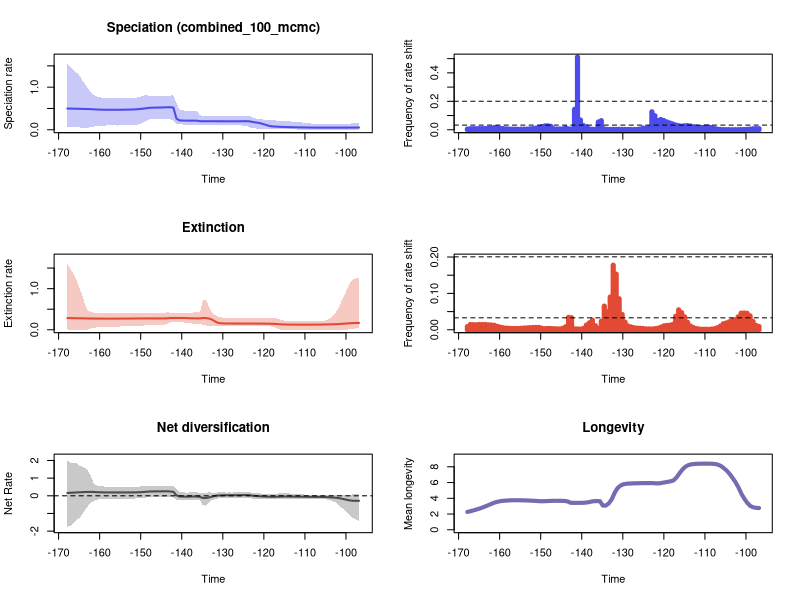

Write R code to recreate this figure.


pdf(file='./RTT_plots.pdf',width=10, height=15)
par(mfrow=c(3,2))
library(scales)

time=c(-96.824006725, -97.54148217500001,-98.25895762500001,-98.976433075,-99.69390852500001,-100.411383975,-101.128859425,-101.84633487500001,-102.563810325,-103.28128577500001,-103.99876122500001,-104.716236675,-105.43371212500001,-106.15118757500001,-106.868663025,-107.58613847500001,-108.30361392500001,-109.021089375,-109.73856482500001,-110.456040275,-111.17351572500002,-111.89099117500001,-112.608466625,-113.325942075,-114.04341752500001,-114.760892975,-115.47836842500001,-116.19584387500001,-116.913319325,-117.63079477500001,-118.34827022500001,-119.06574567500002,-119.78322112500001,-120.500696575,-121.218172025,-121.93564747500001,-122.653122925,-123.37059837500001,-124.08807382500001,-124.805549275,-125.52302472500001,-126.24050017500001,-126.95797562500002,-127.67545107500001,-128.392926525,-129.110401975,-129.82787742500003,-130.54535287500002,-131.26282832500002,-131.980303775,-132.697779225,-133.415254675,-134.132730125,-134.85020557500002,-135.567681025,-136.285156475,-137.002631925,-137.72010737500003,-138.43758282500002,-139.15505827500002,-139.872533725,-140.590009175,-141.307484625,-142.024960075,-142.74243552500002,-143.459910975,-144.177386425,-144.894861875,-145.61233732500003,-146.32981277500002,-147.04728822500002,-147.764763675,-148.482239125,-149.199714575,-149.917190025,-150.63466547500002,-151.35214092500001,-152.069616375,-152.787091825,-153.50456727500003,-154.22204272500002,-154.93951817500002,-155.656993625,-156.374469075,-157.091944525,-157.809419975,-158.52689542500002,-159.24437087500002,-159.961846325,-160.679321775,-161.39679722500003,-162.11427267500002,-162.83174812500002,-163.549223575,-164.266699025,-164.984174475,-165.701649925,-166.419125375,-167.13660082500002,-167.854076275)
rate=c(0.0522760350413585, 0.05191625637162098,0.051560543549523406,0.05127200611024664,0.05107633228866271,0.05094925876952246,0.05088704384102835,0.05084840839408561,0.05081728316787786,0.05082085566881438,0.05081335680075566,0.05082354275937345,0.05085335107143052,0.05089792467672835,0.051016436329257064,0.05123069103749517,0.051677495696272745,0.05255850283181235,0.05381359266976874,0.05508715468455558,0.05621078262627759,0.05729546379662606,0.05854179763279468,0.06001704823329378,0.062038470797794024,0.06451689149388853,0.0672947100176894,0.0699277811574498,0.07294931261894616,0.07744955978092619,0.08532891486516256,0.10054331193139263,0.12323071822822754,0.14427523135467013,0.1598399698119437,0.17089036188699086,0.1812452050185459,0.19654294096659974,0.20115514770856047,0.20106037616164402,0.199838061654463,0.19934537596068214,0.19916396930652303,0.1991299016513897,0.1991605774025999,0.199271485210615,0.19935057844751547,0.19950177762111276,0.19966868279150832,0.1998886650497871,0.20008905443385402,0.2000840812991694,0.20006496895886156,0.20022808114658952,0.201870723959227,0.2124750026960024,0.21367541864714587,0.21369371964376413,0.21383297812524457,0.21464818547243014,0.21738779569101288,0.22021512236421387,0.2653142825623944,0.5192959569967301,0.5297186740794055,0.5287449706980825,0.5259155063607213,0.5225503296176286,0.5212775815895061,0.519696909641752,0.5188086257523462,0.5156550530385268,0.5077116547773162,0.4984944946239337,0.49021917779901847,0.4833602780911911,0.4787121981135314,0.4754272025204146,0.4730726369930519,0.4717170024888574,0.4706142230086342,0.469825867306372,0.4692892885819846,0.4689759226857152,0.4689021994622752,0.4691969751241625,0.4698499952552999,0.47102524555258035,0.4727700052729684,0.47566382212589375,0.47977030286938993,0.4839966218846904,0.48669135093173665,0.488790086439043,0.49048663670078485,0.49219222217729464,0.4936894843437132,0.49512928014642554,0.4966635478182435,0.49825169858797325)
minHPD=c(0.0009456701154434624, 0.0009494715071979333,0.002001914734999191,0.001957021731288549,0.0009428117809614617,0.0022460537753575312,0.0009428117809614617,0.0009456701154434624,0.0009428117809614617,0.000942933811896807,0.0009428117809614617,0.0009428117809614617,0.0009428117809614617,0.0009428117809614617,0.0009428117809614617,0.0020129786056225004,0.002098194152481589,0.0009428117809614617,0.003012033060044613,0.0035216315507897054,0.0042340150326369945,0.006300150436583441,0.007635973096105377,0.008393812519995,0.010923947442615548,0.012632488791304223,0.014084302835571497,0.014318803603911533,0.016361129392661145,0.016358460733640313,0.017704688134670365,0.02006281536387947,0.021727978725048037,0.023272394981367715,0.027837474212163975,0.029789560145186043,0.033359506185062913,0.053451674869154,0.09251569832500794,0.09398800405564606,0.10185452402394787,0.10155554394907394,0.102432382160438,0.10111395878793533,0.10128337778883426,0.10143888093652038,0.10143888093652038,0.10115632499657973,0.10248850857305049,0.10185452402394787,0.10143888093652038,0.10251286947735054,0.10248850857305049,0.10248850857305049,0.1027680523394665,0.11985050234631191,0.1207718690981578,0.12061223052625228,0.11924330862980018,0.12256927067880317,0.12402380343321161,0.12371727250872486,0.12511292776131075,0.20793356848228456,0.25404332520625084,0.25404332520625084,0.2522728227562439,0.2518147918527809,0.2516556529266321,0.2511798499481613,0.24733455862192702,0.24417709974642263,0.22186345755359935,0.1802065850214296,0.1466969562001489,0.12265926855083287,0.11902214969831042,0.11273419389300834,0.11195149158225196,0.1117067694190441,0.11123992845078945,0.11020775759826723,0.09990206939426544,0.1063506333448912,0.10560735820392614,0.10143524861060166,0.09990206939426544,0.08901307929833094,0.08895929198198448,0.08493665213652665,0.07624047082732781,0.057715213616748876,0.05201542285215464,0.04453787218809381,0.043120524291414754,0.05841396078105425,0.054779761646939554,0.054779761646939554,0.055776153860762984,0.05640695322778561)
maxHPD=c(0.15890928224501316, 0.15354218179410783,0.14947340482909835,0.145808341247614,0.14223960101665226,0.1422326909127273,0.14006472659278674,0.1394720311904352,0.1391786394670853,0.1391509290934198,0.13911211373258406,0.13920068483152043,0.13944705825295184,0.13983522752444616,0.14057902794875482,0.1431596295010123,0.14648311423724,0.15155962953300448,0.161509898310493,0.16935702611034442,0.17552123753655066,0.1816789975710077,0.18718751789388924,0.19272820168851848,0.19974681478604847,0.20525020279664655,0.20986292713075627,0.2127044526960885,0.21736123533334628,0.22036850709064779,0.22541626819846355,0.231793623647132,0.23776385341916248,0.24428450743943655,0.25501585238670493,0.2645312702209393,0.2818004014046583,0.32488774343035953,0.33594490478542155,0.3307298619913459,0.32493482514579647,0.3202251010905255,0.3194489257851357,0.3176868528612281,0.31770626221729426,0.3176583728584672,0.31778378066351926,0.3176868528612281,0.3194489257851357,0.31951290181534087,0.3202474997525771,0.32279172659609906,0.32389046841456626,0.32557218206571753,0.33936267343752036,0.4292592878929433,0.43307526051773604,0.43307526051773604,0.43307526051773604,0.4414692404446119,0.4612281860528798,0.48094665340515297,0.6265886432566512,0.8074433119692367,0.8033311424441726,0.7991074398839633,0.7916159322222829,0.788727101659082,0.788727101659082,0.7898011380861505,0.7887220373943824,0.7986314606036613,0.810265148135961,0.8038492349079184,0.7803181159432857,0.758224714543902,0.7541544123434707,0.7481476225266036,0.7477639507049231,0.7481525011980592,0.7482373647356881,0.748123587827347,0.7391475349674748,0.7464093746090532,0.7481476225266036,0.7467954451569311,0.7506356421019892,0.748320735652417,0.7620635600891973,0.7811995343696772,0.8147661558417743,0.8662491492378387,0.9616592100102521,1.0683557952890776,1.16827667320462,1.285066246059885,1.3505157518353483,1.4113554863184545,1.4842900056017265,1.5518975963843948)
remove_na = !is.na(rate)
time = time[remove_na]
plot(time,time,type = 'n', ylim = c(0, 1.7070873560228346), xlim = c(-168.212814,-96.465269), ylab = 'Speciation rate', xlab = 'Time',main='Speciation (combined_100_mcmc)' )
polygon(c(time, rev(time)), c(maxHPD[remove_na], rev(minHPD[remove_na])), col = alpha('#4c4cec',0.3), border = NA)
lines(time,rate[remove_na], col = '#4c4cec', lwd=2)
mids=c(-96.82763033838384, -97.55235301515151,-98.27707569191921,-99.00179836868688,-99.72652104545455,-100.45124372222222,-101.17596639898991,-101.90068907575758,-102.62541175252525,-103.35013442929292,-104.07485710606062,-104.79957978282829,-105.52430245959596,-106.24902513636363,-106.97374781313133,-107.698470489899,-108.42319316666666,-109.14791584343433,-109.87263852020203,-110.5973611969697,-111.32208387373737,-112.04680655050507,-112.77152922727274,-113.4962519040404,-114.22097458080808,-114.94569725757577,-115.67041993434344,-116.39514261111111,-117.11986528787878,-117.84458796464648,-118.56931064141415,-119.29403331818182,-120.01875599494949,-120.74347867171718,-121.46820134848485,-122.19292402525252,-122.91764670202019,-123.64236937878789,-124.36709205555556,-125.09181473232323,-125.81653740909093,-126.5412600858586,-127.26598276262627,-127.99070543939393,-128.71542811616163,-129.4401507929293,-130.16487346969697,-130.88959614646467,-131.61431882323234,-132.3390415,-133.06376417676768,-133.78848685353535,-134.51320953030304,-135.2379322070707,-135.9626548838384,-136.68737756060608,-137.41210023737375,-138.13682291414142,-138.8615455909091,-139.5862682676768,-140.31099094444446,-141.03571362121212,-141.76043629797982,-142.4851589747475,-143.20988165151516,-143.93460432828283,-144.6593270050505,-145.3840496818182,-146.10877235858587,-146.83349503535354,-147.55821771212123,-148.2829403888889,-149.00766306565657,-149.73238574242424,-150.45710841919194,-151.1818310959596,-151.90655377272728,-152.63127644949498,-153.35599912626265,-154.08072180303031,-154.80544447979798,-155.53016715656565,-156.25488983333335,-156.97961251010102,-157.7043351868687,-158.4290578636364,-159.15378054040406,-159.87850321717173,-160.6032258939394,-161.32794857070706,-162.05267124747476,-162.77739392424243,-163.50211660101013,-164.2268392777778,-164.95156195454547,-165.67628463131314,-166.4010073080808,-167.12572998484848,-167.85045266161617)
counts=c(0.00785, 0.00826,0.00692,0.00517,0.0032,0.00213,0.00167,0.00114,0.0007,0.00078,0.00091,0.00114,0.00134,0.00261,0.00461,0.00923,0.01581,0.02013,0.01891,0.01634,0.01635,0.01864,0.02189,0.0266,0.02881,0.02856,0.02585,0.0284,0.03381,0.04112,0.04814,0.05537,0.06499,0.07228,0.06478,0.09906,0.12656,0.01478,0.01157,0.01187,0.00516,0.00259,0.00166,0.00194,0.00225,0.00229,0.00274,0.00297,0.00308,0.003,0.00265,0.00277,0.00607,0.06405,0.05457,0.00368,0.00356,0.00644,0.02115,0.02917,0.06869,0.51133,0.14361,0.0052,0.00663,0.01417,0.00578,0.00633,0.00521,0.00709,0.02479,0.0277,0.0272,0.02207,0.01604,0.01149,0.00852,0.00676,0.00482,0.00463,0.00434,0.00388,0.00427,0.00452,0.00527,0.00665,0.00838,0.01093,0.01464,0.01587,0.01129,0.00949,0.00901,0.00864,0.00826,0.00761,0.00785,0.00806,0.00523)
plot(mids,counts,type = 'h', xlim = c(-168.212814,-96.465269), ylim=c(0,0.51133), ylab = 'Frequency of rate shift', xlab = 'Time',lwd=5,col='#4c4cec')
bf2 = 0.03282882199853104
bf6 = 0.2005166131962391
abline(h=bf2, lty=2)
abline(h=bf6, lty=2)

time=c(-96.824006725, -97.54148217500001,-98.25895762500001,-98.976433075,-99.69390852500001,-100.411383975,-101.128859425,-101.84633487500001,-102.563810325,-103.28128577500001,-103.99876122500001,-104.716236675,-105.43371212500001,-106.15118757500001,-106.868663025,-107.58613847500001,-108.30361392500001,-109.021089375,-109.73856482500001,-110.456040275,-111.17351572500002,-111.89099117500001,-112.608466625,-113.325942075,-114.04341752500001,-114.760892975,-115.47836842500001,-116.19584387500001,-116.913319325,-117.63079477500001,-118.34827022500001,-119.06574567500002,-119.78322112500001,-120.500696575,-121.218172025,-121.93564747500001,-122.653122925,-123.37059837500001,-124.08807382500001,-124.805549275,-125.52302472500001,-126.24050017500001,-126.95797562500002,-127.67545107500001,-128.392926525,-129.110401975,-129.82787742500003,-130.54535287500002,-131.26282832500002,-131.980303775,-132.697779225,-133.415254675,-134.132730125,-134.85020557500002,-135.567681025,-136.285156475,-137.002631925,-137.72010737500003,-138.43758282500002,-139.15505827500002,-139.872533725,-140.590009175,-141.307484625,-142.024960075,-142.74243552500002,-143.459910975,-144.177386425,-144.894861875,-145.61233732500003,-146.32981277500002,-147.04728822500002,-147.764763675,-148.482239125,-149.199714575,-149.917190025,-150.63466547500002,-151.35214092500001,-152.069616375,-152.787091825,-153.50456727500003,-154.22204272500002,-154.93951817500002,-155.656993625,-156.374469075,-157.091944525,-157.809419975,-158.52689542500002,-159.24437087500002,-159.961846325,-160.679321775,-161.39679722500003,-162.11427267500002,-162.83174812500002,-163.549223575,-164.266699025,-164.984174475,-165.701649925,-166.419125375,-167.13660082500002,-167.854076275)
rate=c(0.1654142641560129, 0.16437241992694146,0.1626773577719129,0.15923530249224516,0.1538802350444574,0.1481214848907747,0.14338942297235532,0.13896500576741905,0.135808582659733,0.13350559537127588,0.1313993705580041,0.12951694316348777,0.12803838709815257,0.12670313375149692,0.12584596922295554,0.1254212952306773,0.12524181318641506,0.12516868804134457,0.12514485826209,0.1251555099382724,0.1252176400751475,0.12530036065716876,0.12546806494910184,0.12582431396558416,0.12649809184457228,0.12797613255736992,0.13068079147315925,0.1346373370324277,0.13981832260654015,0.14446303697812865,0.1463355251438559,0.14756050170107515,0.1488144299297289,0.1501390757942761,0.15110670535059795,0.15135391123289138,0.15119260155053144,0.1511638063128105,0.15115938680727953,0.15118968884962894,0.15133315046793888,0.15159815280461703,0.1517402177205779,0.15199004886879347,0.15232447146755784,0.15290592121276758,0.15444717075088377,0.158298172660979,0.1705062620739349,0.2093763752422187,0.2508589508076209,0.2741744045043817,0.2847018339318952,0.28667296835890266,0.27680559261255716,0.2765626466855612,0.27713908004425525,0.2793928541544982,0.2825409043281633,0.2849032427409857,0.28596665976280333,0.2861378827920089,0.28620278261815135,0.28603633492298275,0.2857618990597229,0.27845777194305216,0.27613438309223437,0.2754291478628281,0.2751416397836074,0.27506466216200853,0.2750364504721544,0.2751189727578577,0.2752332381796281,0.27533699205080875,0.27533699205080875,0.2749708994387518,0.27433178865491903,0.2736271012761837,0.2730962209755552,0.27252349521523367,0.272062254155505,0.27169541756623916,0.27144236922125464,0.27128625823002894,0.2711810427195871,0.27121212320563626,0.2712763595993492,0.2713887942928639,0.2717356185122429,0.2721873630583559,0.27289172702438436,0.27396054130180275,0.2751112446724422,0.27642883878529334,0.27777718065326124,0.27915840414569104,0.2804832033988048,0.28188929094306703,0.2834340046548929,0.28506431290509726)
minHPD=c(0.0381644040079495, 0.036139682063003865,0.021894534522365828,0.013484804916350205,0.0034964263200391757,0.0023016168060241084,2.500929242838823e-05,0.0009349501215537049,2.500929242838823e-05,1.4469974281061222e-05,9.17988078490932e-06,0.0009436720606561712,0.0011734794908958843,0.0017265008949835126,0.0005408716406071602,0.0009786429041696858,0.0009686186515871167,0.0009802556192237699,0.0009786429041696858,0.0010044936474353115,0.0008377148910039873,0.0005408716406071602,0.0005408716406071602,0.0006080802220511995,0.0005408716406071602,0.0019327320410451386,0.0009205304277189242,0.009562205968006152,0.038804123542436994,0.07247441356766576,0.07962733781024622,0.08391294084664203,0.08405580678124464,0.08604227496083586,0.08686174445547094,0.08686520861919848,0.08687272588009008,0.08749854436670328,0.0870483822912881,0.08707010869636152,0.08695233726316882,0.0865221518552988,0.08736289982899878,0.0861376804400502,0.08534178934182904,0.08493974722198226,0.08448010861831518,0.08397452881839955,0.08399159067309793,0.08687772170598768,0.08750549693671163,0.08636552414136821,0.10411132468501012,0.1238107276312335,0.1414762732537163,0.14231938415252163,0.14207317834269168,0.15683363717118717,0.17064086088014488,0.1760407626333135,0.17770842140827334,0.17770842140827334,0.1777678504018109,0.17778690745236705,0.1776259863639046,0.15044901046925674,0.11892681625513936,0.11634343566848607,0.11573413615488405,0.11513869351313664,0.11513869351313664,0.1150945546939184,0.11513869351313664,0.10229530896823347,0.10234661707602885,0.10103487769307494,0.10032512017649789,0.09751285133631384,0.09126481315242689,0.08692958066529025,0.08349324544922535,0.0799101773133365,0.07662792500362052,0.07673657170378138,0.07668090159328256,0.06916442337429235,0.06913664398130588,0.06938663380666722,0.06279034287231353,0.05753479186055329,0.04745737970423708,0.034777953424519024,0.0041175734190209605,0.0007983823936907442,0.0003833832132959463,0.0003833832132959463,0.0003833832132959463,0.00711050724577424,0.0024469257491816893,0.008115405455389645)
maxHPD=c(1.272468868384217, 1.2591625388564278,1.2224964748557385,1.1507474859583813,0.9972391548758606,0.8385709897404728,0.6841863286745012,0.5206258338036873,0.4077353747249323,0.33041741897361177,0.26149914349098907,0.23215561475678761,0.22037091330342407,0.2129594241569541,0.20773044343425623,0.20602186317788698,0.2053465038341835,0.20528534394290565,0.2052339526081002,0.20533748382569533,0.2053465038341835,0.20546051055630302,0.20612726005841336,0.2080136390448735,0.21103269730373497,0.2187139890813902,0.22966665422533739,0.25181579580455515,0.2783342012543729,0.2850550213883703,0.28314361810505073,0.2834979249988772,0.28088874099409183,0.28121636338881245,0.28127759788657447,0.28090796324757905,0.2802742648228568,0.28088874099409183,0.28061740501574917,0.2808551238845167,0.28122102504909574,0.28156740222436366,0.2834096171238759,0.28340654603468435,0.28473114302881125,0.2869510530004194,0.2910906773864255,0.30275960001486174,0.325619538349493,0.3608151765015579,0.4127725273256773,0.574780524951174,0.7371654532802284,0.7208433225458322,0.4314991369766694,0.42722449475744634,0.42184736120207905,0.4173712151051994,0.4127969742471473,0.4101998870515018,0.4101998870515018,0.4100688967444892,0.4101701108900165,0.4101642536509012,0.4101998870515018,0.42883892469134904,0.4135628456819238,0.4127969742471473,0.4128896197607296,0.41261274989512964,0.41261274989512964,0.4130347173702279,0.41432826691098845,0.4023222593592634,0.403142898964506,0.4034435328683839,0.4053967894370087,0.4066406108021771,0.4038482165789903,0.4031344647837147,0.4023143518724859,0.4018055392481398,0.40033235407574336,0.4018290259761707,0.4038818815462062,0.399329668032634,0.4023222593592634,0.4065436599568683,0.40656628638380216,0.41159024705391223,0.41743983129809864,0.4327702007096596,0.45904098487281614,0.61892390614443,0.8493727744633172,1.0356148561580878,1.216575832242692,1.3662469965335595,1.4822685095238355,1.6080566948486927)
remove_na = !is.na(rate)
time = time[remove_na]
plot(time,time,type = 'n', ylim = c(0, 1.7688623643335621), xlim = c(-168.212814,-96.465269), ylab = 'Extinction rate', xlab = 'Time',main='Extinction' )
polygon(c(time, rev(time)), c(maxHPD[remove_na], rev(minHPD[remove_na])), col = alpha('#e34a33',0.3), border = NA)
lines(time,rate[remove_na], col = '#e34a33', lwd=2)
mids=c(-96.82763033838384, -97.55235301515151,-98.27707569191921,-99.00179836868688,-99.72652104545455,-100.45124372222222,-101.17596639898991,-101.90068907575758,-102.62541175252525,-103.35013442929292,-104.07485710606062,-104.79957978282829,-105.52430245959596,-106.24902513636363,-106.97374781313133,-107.698470489899,-108.42319316666666,-109.14791584343433,-109.87263852020203,-110.5973611969697,-111.32208387373737,-112.04680655050507,-112.77152922727274,-113.4962519040404,-114.22097458080808,-114.94569725757577,-115.67041993434344,-116.39514261111111,-117.11986528787878,-117.84458796464648,-118.56931064141415,-119.29403331818182,-120.01875599494949,-120.74347867171718,-121.46820134848485,-122.19292402525252,-122.91764670202019,-123.64236937878789,-124.36709205555556,-125.09181473232323,-125.81653740909093,-126.5412600858586,-127.26598276262627,-127.99070543939393,-128.71542811616163,-129.4401507929293,-130.16487346969697,-130.88959614646467,-131.61431882323234,-132.3390415,-133.06376417676768,-133.78848685353535,-134.51320953030304,-135.2379322070707,-135.9626548838384,-136.68737756060608,-137.41210023737375,-138.13682291414142,-138.8615455909091,-139.5862682676768,-140.31099094444446,-141.03571362121212,-141.76043629797982,-142.4851589747475,-143.20988165151516,-143.93460432828283,-144.6593270050505,-145.3840496818182,-146.10877235858587,-146.83349503535354,-147.55821771212123,-148.2829403888889,-149.00766306565657,-149.73238574242424,-150.45710841919194,-151.1818310959596,-151.90655377272728,-152.63127644949498,-153.35599912626265,-154.08072180303031,-154.80544447979798,-155.53016715656565,-156.25488983333335,-156.97961251010102,-157.7043351868687,-158.4290578636364,-159.15378054040406,-159.87850321717173,-160.6032258939394,-161.32794857070706,-162.05267124747476,-162.77739392424243,-163.50211660101013,-164.2268392777778,-164.95156195454547,-165.67628463131314,-166.4010073080808,-167.12572998484848,-167.85045266161617)
counts=c(0.0091, 0.01198,0.0227,0.03833,0.04543,0.04616,0.04578,0.0357,0.02772,0.02623,0.02196,0.0188,0.01645,0.01014,0.0057,0.00288,0.002,0.00139,0.00161,0.00162,0.00209,0.00329,0.00601,0.0103,0.02041,0.03567,0.04725,0.05481,0.03718,0.01483,0.01262,0.012,0.01082,0.00732,0.004,0.00314,0.00225,0.00232,0.00248,0.00357,0.00426,0.00465,0.00571,0.0079,0.01039,0.02104,0.04213,0.08539,0.15311,0.17759,0.09007,0.04976,0.06509,0.02347,0.00388,0.01133,0.02658,0.01918,0.01315,0.00404,0.00192,0.00233,0.0026,0.03307,0.0343,0.00831,0.00399,0.00242,0.00259,0.00309,0.00358,0.00383,0.00302,0.00439,0.00663,0.00653,0.00628,0.00584,0.00526,0.00494,0.00429,0.00356,0.00358,0.00377,0.0042,0.0045,0.00573,0.00745,0.00955,0.01237,0.01335,0.01366,0.01452,0.01436,0.01448,0.01379,0.0141,0.0145,0.00859)
plot(mids,counts,type = 'h', xlim = c(-168.212814,-96.465269), ylim=c(0,0.2), ylab = 'Frequency of rate shift', xlab = 'Time',lwd=5,col='#e34a33')
abline(h=bf2, lty=2)
abline(h=bf6, lty=2)
#Net Diversification Rate
time=c(-96.824006725, -97.54148217500001,-98.25895762500001,-98.976433075,-99.69390852500001,-100.411383975,-101.128859425,-101.84633487500001,-102.563810325,-103.28128577500001,-103.99876122500001,-104.716236675,-105.43371212500001,-106.15118757500001,-106.868663025,-107.58613847500001,-108.30361392500001,-109.021089375,-109.73856482500001,-110.456040275,-111.17351572500002,-111.89099117500001,-112.608466625,-113.325942075,-114.04341752500001,-114.760892975,-115.47836842500001,-116.19584387500001,-116.913319325,-117.63079477500001,-118.34827022500001,-119.06574567500002,-119.78322112500001,-120.500696575,-121.218172025,-121.93564747500001,-122.653122925,-123.37059837500001,-124.08807382500001,-124.805549275,-125.52302472500001,-126.24050017500001,-126.95797562500002,-127.67545107500001,-128.392926525,-129.110401975,-129.82787742500003,-130.54535287500002,-131.26282832500002,-131.980303775,-132.697779225,-133.415254675,-134.132730125,-134.85020557500002,-135.567681025,-136.285156475,-137.002631925,-137.72010737500003,-138.43758282500002,-139.15505827500002,-139.872533725,-140.590009175,-141.307484625,-142.024960075,-142.74243552500002,-143.459910975,-144.177386425,-144.894861875,-145.61233732500003,-146.32981277500002,-147.04728822500002,-147.764763675,-148.482239125,-149.199714575,-149.917190025,-150.63466547500002,-151.35214092500001,-152.069616375,-152.787091825,-153.50456727500003,-154.22204272500002,-154.93951817500002,-155.656993625,-156.374469075,-157.091944525,-157.809419975,-158.52689542500002,-159.24437087500002,-159.961846325,-160.679321775,-161.39679722500003,-162.11427267500002,-162.83174812500002,-163.549223575,-164.266699025,-164.984174475,-165.701649925,-166.419125375,-167.13660082500002,-167.854076275)
net_rate=c(-0.2811627227273837, -0.2826685922187358,-0.28085767160061,-0.26516034270613525,-0.23066828378375118,-0.19311369481539034,-0.1592881624848988,-0.1266764584386395,-0.10666912939599517,-0.09314619224887699,-0.08221903528963365,-0.07446071247485776,-0.06904798838468876,-0.06459878913197813,-0.06198729729336837,-0.060371108669348444,-0.0589294702489144,-0.056783104425845575,-0.053940142234873395,-0.05113521367858165,-0.04882837587406999,-0.046713392827797955,-0.044358353219586824,-0.041939161583286984,-0.03944920975007744,-0.038254240388432476,-0.03968936988148007,-0.04444312490768681,-0.051422578202763886,-0.055922147043732794,-0.05301964485218381,-0.04767749556578764,-0.0412513682370726,-0.03329062921548576,-0.023288347945440123,-0.011873811032939273,0.0031625182199694238,0.03309251075694117,0.04550184218741977,0.044284661997885506,0.03757549561358342,0.03531932516203321,0.034529227552166517,0.03409701681170493,0.03370427052486041,0.03312347066817565,0.031252666046946556,0.026661667402663784,0.016126268859869432,-0.00722544849219844,-0.053166611890653324,-0.0927196197409668,-0.11936486055078831,-0.11985540917752222,-0.06577948554757654,-0.0384381724327382,-0.03663101797985459,-0.04108112735978608,-0.04702540287929996,-0.049089960528994246,-0.043795740912708776,-0.0365861788400511,0.03148302644845238,0.2274883981631244,0.2432548171207034,0.256458356148946,0.256461352549523,0.2529305563797243,0.251760882764218,0.24998664635779771,0.249236997345077,0.24512602353729934,0.2320667874508624,0.21805705869207662,0.20586985753259526,0.19875748185585718,0.19478631196303584,0.19242802794801667,0.1908967087760345,0.1904317156204957,0.1900696033035158,0.18987298818192652,0.18992498274858807,0.19007323250073685,0.19029068797875562,0.190945257285604,0.19219709155098375,0.1946973730041136,0.19928187252924057,0.20550970633607793,0.2163765249496054,0.22309521699450305,0.2212589636997839,0.21499868953782952,0.20617501866796145,0.19844221263083342,0.18965800260750565,0.18016789681731862,0.17101783203516946,0.1618164628083688)
net_minHPD=c(-1.4279019721008401, -1.3498109554906823,-1.2602486273471631,-1.1487869522672935,-0.9782812826177194,-0.8113103063750763,-0.6544323587939673,-0.4889295928654787,-0.3764887711129459,-0.30348558451018237,-0.2356070486871664,-0.19720253022659717,-0.18595747545055413,-0.17339877632677372,-0.17102200048559166,-0.16780297738052594,-0.16745682045931864,-0.16780297738052594,-0.16776499897444966,-0.17249906349994432,-0.17452015677901972,-0.17447618602413154,-0.1741424591920519,-0.1717252052719388,-0.16703868671953204,-0.17199435496594057,-0.17446416214674,-0.19310660328790302,-0.20775567666699996,-0.2073531741193434,-0.2050785952303272,-0.19714029509121075,-0.19421394223237737,-0.19072863984977018,-0.18582342683730071,-0.17584314229522996,-0.1620747593219552,-0.1351687838620153,-0.13014265298527194,-0.12682926566433167,-0.1265526236886956,-0.12129407797389813,-0.11975536090917532,-0.12352816716574122,-0.124060360427353,-0.12669986090791868,-0.12688598651346225,-0.13566212145782533,-0.15425809372585897,-0.1949198517974523,-0.2471010279763574,-0.3928977405057268,-0.5517106853955605,-0.5313750886154058,-0.24742487218326162,-0.22489630651282894,-0.2200863403194101,-0.2263697686485955,-0.2292799700989654,-0.23371937006548957,-0.23371937006548957,-0.23221233063223579,-0.2276819854119413,-0.10685500497554129,-0.06987334414275986,-0.05348412940330016,-0.04782414079135855,-0.04782414079135855,-0.05261202657242209,-0.04988681712804682,-0.057866188865756896,-0.06726295484722616,-0.08524002054992763,-0.11494194795922821,-0.13481261025042282,-0.14535232825634814,-0.15003617111015036,-0.1609908665622108,-0.16480787702708077,-0.15917226688204567,-0.16622375244276327,-0.15921724528077666,-0.1584824933672862,-0.15934556593496252,-0.16447182620162662,-0.17409472070413418,-0.1731345143300565,-0.17910249133450715,-0.19439625433286156,-0.21700664780786316,-0.2894948061099749,-0.3635946819912038,-0.5710872686632532,-0.7995617944191766,-1.0549185839475546,-1.2793100427327044,-1.3486983521359388,-1.5825010866296607,-1.711232828601677,-1.7475556637381853)
net_maxHPD=c(0.07780939204317494, 0.0778596888828555,0.07752406728559114,0.07013836581343787,0.07071223137817698,0.06749445177630085,0.07030039066294676,0.07014901066521709,0.07270198119611597,0.07034674803984305,0.07201866731814223,0.06975828687339422,0.06044601494757292,0.06035843114296528,0.05719334062620132,0.05803377625085272,0.05884027375537755,0.06258352514360825,0.07062449362902785,0.07649595328559577,0.08591557562709216,0.09802134198848203,0.1116814199444476,0.12634820388948464,0.1435967324629505,0.1494031741450685,0.15580413043857164,0.1399649410219674,0.11525771397116603,0.10412697628827473,0.10447801466420682,0.11483279481336084,0.12169727028472663,0.1279549653889167,0.13747251483358153,0.15215560842767195,0.16658755851900692,0.19763934882761106,0.21029566197035623,0.20794968467600147,0.19047807946646772,0.1903136553953959,0.1902453238290059,0.18690098667408933,0.1874315379319883,0.18690098667408933,0.1903184502216759,0.1906919221884408,0.19093842048386325,0.18076623609311523,0.1848112387057732,0.19350991838804138,0.16009265939480813,0.15176937429967874,0.13214518550401216,0.20122364040818924,0.20810281650019558,0.19526990344081463,0.18663484491569926,0.18644969463343997,0.2082812920024958,0.22974434735266333,0.37439907874270195,0.5505724526329896,0.5578586492151795,0.5631814196757534,0.563290096314236,0.559298292543482,0.5548496289423068,0.5588244117100183,0.5526502965903141,0.5547481240769178,0.5589007167053237,0.5466728749318681,0.5324457092744748,0.5208945014617439,0.5134125722436371,0.5033518806580154,0.5012550619646454,0.50804218602747,0.5013693336813841,0.5100635936129851,0.5134125722436371,0.5140441895613741,0.5135245448765715,0.5100832336015626,0.5209775832414045,0.5324273272461666,0.5469910501133872,0.5798400858437656,0.6768588989845006,1.1087432736302678,1.4086186459725811,1.5847232179616848,1.6594186001244549,1.71045335027407,1.8743006776784288,1.8272269415245839,1.868151886418879,1.9957497525900716)
remove_na = !is.na(net_rate)
time = time[remove_na]
plot(time,time,type = 'n', ylim = c(-1.922311230112004, 2.195324727849079), xlim = c(-168.212814,-96.465269), ylab = 'Net Rate', xlab = 'Time',lwd=2, main='Net diversification', col= '#504A4B' )
polygon(c(time, rev(time)), c(net_maxHPD[remove_na], rev(net_minHPD[remove_na])), col = alpha('#504A4B',0.3), border = NA)
lines(time,net_rate[remove_na], col = '#504A4B', lwd=2)
abline(h=0,lty=2)


time=c(-96.824006725, -97.54148217500001,-98.25895762500001,-98.976433075,-99.69390852500001,-100.411383975,-101.128859425,-101.84633487500001,-102.563810325,-103.28128577500001,-103.99876122500001,-104.716236675,-105.43371212500001,-106.15118757500001,-106.868663025,-107.58613847500001,-108.30361392500001,-109.021089375,-109.73856482500001,-110.456040275,-111.17351572500002,-111.89099117500001,-112.608466625,-113.325942075,-114.04341752500001,-114.760892975,-115.47836842500001,-116.19584387500001,-116.913319325,-117.63079477500001,-118.34827022500001,-119.06574567500002,-119.78322112500001,-120.500696575,-121.218172025,-121.93564747500001,-122.653122925,-123.37059837500001,-124.08807382500001,-124.805549275,-125.52302472500001,-126.24050017500001,-126.95797562500002,-127.67545107500001,-128.392926525,-129.110401975,-129.82787742500003,-130.54535287500002,-131.26282832500002,-131.980303775,-132.697779225,-133.415254675,-134.132730125,-134.85020557500002,-135.567681025,-136.285156475,-137.002631925,-137.72010737500003,-138.43758282500002,-139.15505827500002,-139.872533725,-140.590009175,-141.307484625,-142.024960075,-142.74243552500002,-143.459910975,-144.177386425,-144.894861875,-145.61233732500003,-146.32981277500002,-147.04728822500002,-147.764763675,-148.482239125,-149.199714575,-149.917190025,-150.63466547500002,-151.35214092500001,-152.069616375,-152.787091825,-153.50456727500003,-154.22204272500002,-154.93951817500002,-155.656993625,-156.374469075,-157.091944525,-157.809419975,-158.52689542500002,-159.24437087500002,-159.961846325,-160.679321775,-161.39679722500003,-162.11427267500002,-162.83174812500002,-163.549223575,-164.266699025,-164.984174475,-165.701649925,-166.419125375,-167.13660082500002,-167.854076275)
rate=c(2.757659573652282, 2.7936829576457005,2.859760340764913,3.036418217253861,3.4265952860301194,3.9568498622985047,4.584078998291449,5.399830361542829,6.057969899977485,6.599567209416631,7.113218640180632,7.528082721656737,7.8442764411475165,8.121237641202528,8.281021687451439,8.36010354568296,8.389854442118267,8.400443808706422,8.402969527109555,8.40125177486032,8.394608389768608,8.38254694909939,8.362172000473464,8.311722686131702,8.21554972522888,8.013925687058297,7.655472387725496,7.178562266958337,6.656627452884578,6.278398682917038,6.161027349420223,6.0937081886399795,6.026058692336959,5.955129500371728,5.898333347819796,5.895059709660825,5.927023985223498,5.931397100678018,5.932000813173698,5.930043352733829,5.922512994639166,5.911041692068848,5.903794211890233,5.891709115345434,5.876026073850166,5.849313513785862,5.780663017660883,5.6223041060857675,5.298908801035557,4.70686576733335,3.864024243091779,3.3524717932789234,3.0781362748640824,3.0706126070932958,3.631742501462955,3.645867759743927,3.633421603158098,3.5766949975377353,3.4963520655143236,3.4464399330836195,3.4238302624499273,3.4213447945852296,3.420191418322165,3.422457984006169,3.426471963545677,3.6070803352081633,3.660563269814436,3.6740348757553445,3.6790804768698933,3.679816731296828,3.678406135632851,3.664736715410338,3.6445592219607477,3.6270405008071487,3.6245026949269996,3.6462668681484973,3.6741714097014326,3.6963093333953987,3.711392106484563,3.7273505742693938,3.7392990127130563,3.7473792170147533,3.7508291249047496,3.7536407041641953,3.746613834276145,3.7284219768292552,3.705775742452964,3.673794158929573,3.620838487736367,3.539461642797191,3.424204403763249,3.2695085381127216,3.1099140790773965,2.9550918840102187,2.807557057800984,2.6812262179101762,2.5644936077389264,2.458250345866347,2.359399767413392,2.2669463752581165)
minHPD=c(2.757659573652282, 2.7936829576457005,2.859760340764913,3.036418217253861,3.4265952860301194,3.9568498622985047,4.584078998291449,5.399830361542829,6.057969899977485,6.599567209416631,7.113218640180632,7.528082721656737,7.8442764411475165,8.121237641202528,8.281021687451439,8.36010354568296,8.389854442118267,8.400443808706422,8.402969527109555,8.40125177486032,8.394608389768608,8.38254694909939,8.362172000473464,8.311722686131702,8.21554972522888,8.013925687058297,7.655472387725496,7.178562266958337,6.656627452884578,6.278398682917038,6.161027349420223,6.0937081886399795,6.026058692336959,5.955129500371728,5.898333347819796,5.895059709660825,5.927023985223498,5.931397100678018,5.932000813173698,5.930043352733829,5.922512994639166,5.911041692068848,5.903794211890233,5.891709115345434,5.876026073850166,5.849313513785862,5.780663017660883,5.6223041060857675,5.298908801035557,4.70686576733335,3.864024243091779,3.3524717932789234,3.0781362748640824,3.0706126070932958,3.631742501462955,3.645867759743927,3.633421603158098,3.5766949975377353,3.4963520655143236,3.4464399330836195,3.4238302624499273,3.4213447945852296,3.420191418322165,3.422457984006169,3.426471963545677,3.6070803352081633,3.660563269814436,3.6740348757553445,3.6790804768698933,3.679816731296828,3.678406135632851,3.664736715410338,3.6445592219607477,3.6270405008071487,3.6245026949269996,3.6462668681484973,3.6741714097014326,3.6963093333953987,3.711392106484563,3.7273505742693938,3.7392990127130563,3.7473792170147533,3.7508291249047496,3.7536407041641953,3.746613834276145,3.7284219768292552,3.705775742452964,3.673794158929573,3.620838487736367,3.539461642797191,3.424204403763249,3.2695085381127216,3.1099140790773965,2.9550918840102187,2.807557057800984,2.6812262179101762,2.5644936077389264,2.458250345866347,2.359399767413392,2.2669463752581165)
maxHPD=c(2.757659573652282, 2.7936829576457005,2.859760340764913,3.036418217253861,3.4265952860301194,3.9568498622985047,4.584078998291449,5.399830361542829,6.057969899977485,6.599567209416631,7.113218640180632,7.528082721656737,7.8442764411475165,8.121237641202528,8.281021687451439,8.36010354568296,8.389854442118267,8.400443808706422,8.402969527109555,8.40125177486032,8.394608389768608,8.38254694909939,8.362172000473464,8.311722686131702,8.21554972522888,8.013925687058297,7.655472387725496,7.178562266958337,6.656627452884578,6.278398682917038,6.161027349420223,6.0937081886399795,6.026058692336959,5.955129500371728,5.898333347819796,5.895059709660825,5.927023985223498,5.931397100678018,5.932000813173698,5.930043352733829,5.922512994639166,5.911041692068848,5.903794211890233,5.891709115345434,5.876026073850166,5.849313513785862,5.780663017660883,5.6223041060857675,5.298908801035557,4.70686576733335,3.864024243091779,3.3524717932789234,3.0781362748640824,3.0706126070932958,3.631742501462955,3.645867759743927,3.633421603158098,3.5766949975377353,3.4963520655143236,3.4464399330836195,3.4238302624499273,3.4213447945852296,3.420191418322165,3.422457984006169,3.426471963545677,3.6070803352081633,3.660563269814436,3.6740348757553445,3.6790804768698933,3.679816731296828,3.678406135632851,3.664736715410338,3.6445592219607477,3.6270405008071487,3.6245026949269996,3.6462668681484973,3.6741714097014326,3.6963093333953987,3.711392106484563,3.7273505742693938,3.7392990127130563,3.7473792170147533,3.7508291249047496,3.7536407041641953,3.746613834276145,3.7284219768292552,3.705775742452964,3.673794158929573,3.620838487736367,3.539461642797191,3.424204403763249,3.2695085381127216,3.1099140790773965,2.9550918840102187,2.807557057800984,2.6812262179101762,2.5644936077389264,2.458250345866347,2.359399767413392,2.2669463752581165)
remove_na = !is.na(rate)
time = time[remove_na]
plot(time,time,type = 'n', ylim = c(0, 9.24326647982051), xlim = c(-168.212814,-96.465269), ylab = 'Mean longevity', xlab = 'Time',main='Longevity' )
polygon(c(time, rev(time)), c(maxHPD[remove_na], rev(minHPD[remove_na])), col = alpha('#756bb1',0.3), border = NA)
lines(time,rate[remove_na], col = '#756bb1', lwd=4)

n <- dev.off()